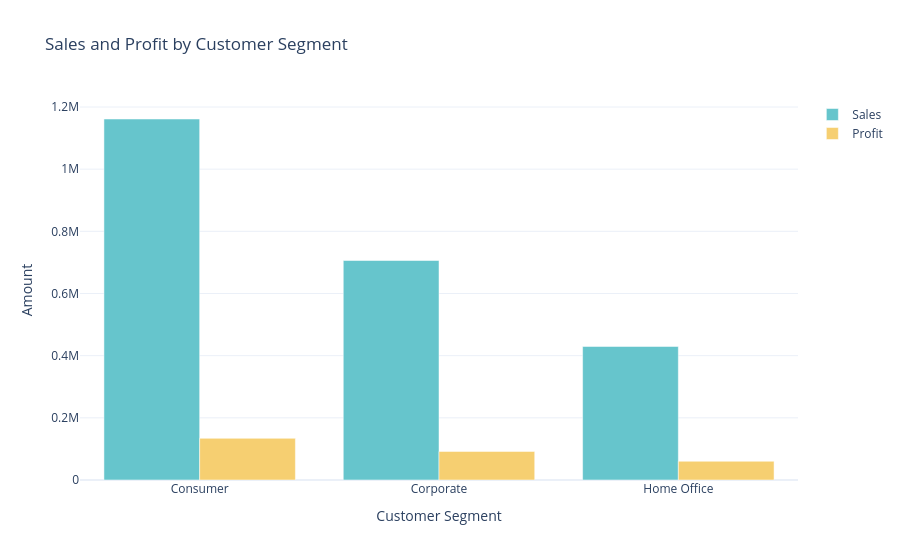

Notebook code for this chart:
### Code cell
color_palette = colors.qualitative.Pastel

fig = go.Figure()
fig.add_trace(go.Bar(
    x=sales_profit_by_segment["Segment"],
    y=sales_profit_by_segment["Sales"],
    name="Sales",
    marker_color=color_palette[0]
))

fig.add_trace(go.Bar(
    x=sales_profit_by_segment["Segment"],
    y=sales_profit_by_segment["Profit"],
    name="Profit",
    marker_color=color_palette[1]
))

fig.update_layout(
    title="Sales and Profit by Customer Segment",
    xaxis_title="Customer Segment",
    yaxis_title="Amount",
)

fig.show()

### Figure 1 — Plotly figure (JSON) as saved in the notebook; plotly's stock layout.template omitted (floating-point values rounded to 4 significant figures)
{"data": [{"marker": {"color": "rgb(102, 197, 204)"}, "name": "Sales", "type": "bar", "x": ["Consumer", "Corporate", "Home Office"], "y": [1161000.0, 706100.0, 429700.0]}, {"marker": {"color": "rgb(246, 207, 113)"}, "name": "Profit", "type": "bar", "x": ["Consumer", "Corporate", "Home Office"], "y": [134100.0, 91980.0, 60300.0]}], "layout": {"title": {"text": "Sales and Profit by Customer Segment"}, "xaxis": {"title": {"text": "Customer Segment"}}, "yaxis": {"title": {"text": "Amount"}}}}
